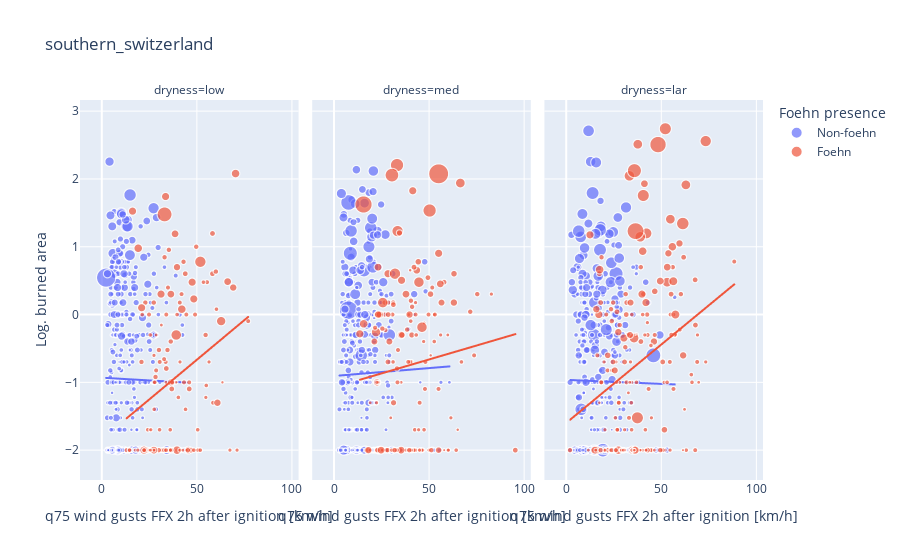
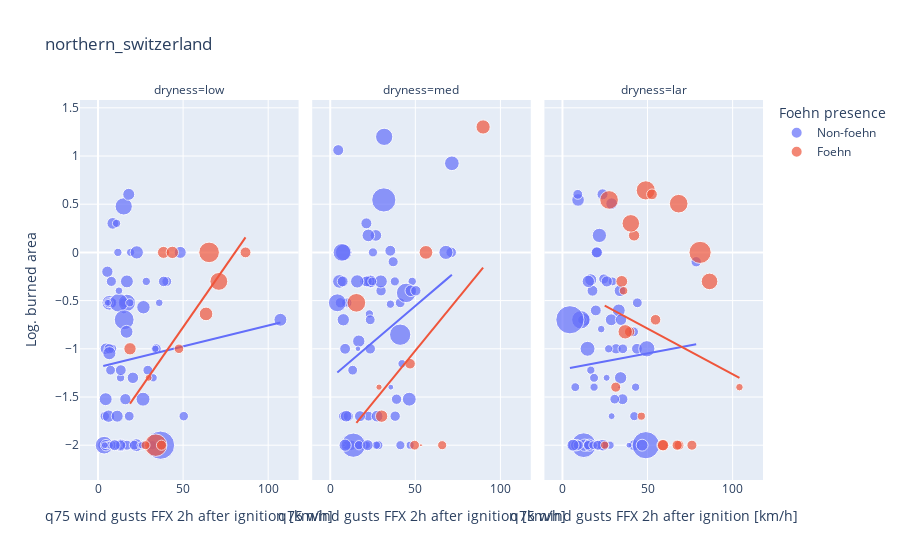

Write notebook code for charts like these, in order.
### Code cell
# Make same plot aggregated for all stations in Northern and Southern Switzerland

# Loop over all regions
for region in ["southern_switzerland", "northern_switzerland"]:
    df_region = pd.DataFrame()
    for station in regions[region]:

        # Filter the indice dataframe for a station
        if station == "MAG": # If station is MAG, use fire indice data from OTL instead (since they are close and no fire indice data is avaliable for MAG)
            df_indices_st = df_indices.loc[df_indices["abbreviation"]=="OTL", :].set_index("date", verify_integrity=True)
        else:
            df_indices_st = df_indices.loc[df_indices["abbreviation"]==station, :].set_index("date", verify_integrity=True)

        # Select the indice of interest (here the actual FWI). Shift by one day to look at the ignition conditions the day before.
        df_indices_st["FWI_day_before"] = df_indices_st["FWI"].shift(periods=1, freq="D")

        # Filter fires for station of interest.
        df_fires_st = df_fires.loc[df_fires["abbreviation"]==station, :].set_index("date")

        # Join fire data and indice data
        df_st = df_fires_st.join(df_indices_st["FWI_day_before"], how="inner")

        # Define ignition conditions/dryness by FWI quantiles of previous day
        df_st["dryness"] = pd.qcut(df_st["FWI_day_before"], q=3, labels=["low", "med", "lar"])
        
        df_region = pd.concat([df_region, df_st], axis=0, ignore_index=True)
    
    # Set some aliases
    hours = 2
    FFX_q = "q75"
    foehn_variable = f"foehn_minutes_during_{hours}_hours_after_start_of_fire"
    FFX_variable = f"FFX_{FFX_q}_during_{hours}_hours_after_start_of_fire"
    
    # Remove any unknown values
    df_region = df_region.dropna(subset=[foehn_variable, FFX_variable, "FWI_day_before"]).reset_index(drop=True)
    
    # Bin the foehn duration values into non-foehn and foehn
    df_region[f"{foehn_variable}_bin"] = pd.cut(df_region[foehn_variable], bins=[-0.001, 0.001, hours*60], labels=["Non-foehn", "Foehn"])

    # Look at the logarithm of the burned area
    df_region["log_burned_area"] = np.log10(df_region["total [ha]"])
    df_region["sqrt_duration_min"] = np.sqrt(df_region["duration_min"])  # Take square root for visibility
    
    # Plot figure
    fig = px.scatter(
        data_frame=df_region, x=FFX_variable, y="log_burned_area", facet_col="dryness", color=f"{foehn_variable}_bin", title=region, size="sqrt_duration_min",
        category_orders= {"dryness": ["low", "med", "lar"], f"{foehn_variable}_bin": ["Non-foehn", "Foehn"]}, 
        labels={f"{foehn_variable}_bin": "Foehn presence", FFX_variable: f"{FFX_q} wind gusts FFX 2h after ignition [km/h]", "log_burned_area": "Log. burned area", "sqrt_duration_min" : "(Size) Root of fire duration"},  
        trendline="ols",
        height=500
    )
    fig.show()

### Figure 1 — Plotly figure (JSON) as saved in the notebook; plotly's stock layout.template omitted (floating-point values rounded to 4 significant figures; data arrays with more than 128 entries replaced by an {"elided": "..."} marker saying what was removed)
{"data": [{"hovertemplate": "Foehn presence=Non-foehn<br>dryness=low<br>q75 wind gusts FFX 2h after ignition [km/h]=%{x}<br>Log. burned area=%{y}<br>(Size) Root of fire duration=%{marker.size}<extra></extra>", "legendgroup": "Non-foehn", "marker": {"color": "#636efa", "size": {"elided": "440 float values"}, "sizemode": "area", "sizeref": 0.07476, "symbol": "circle"}, "mode": "markers", "name": "Non-foehn", "showlegend": true, "type": "scattergl", "x": {"elided": "440 float values"}, "xaxis": "x", "y": {"elided": "440 float values"}, "yaxis": "y"}, {"hovertemplate": "<b>OLS trendline</b><br>log_burned_area = -0.00160907 * FFX_q75_during_2_hours_after_start_of_fire + -0.931458<br>R<sup>2</sup>=0.000130<br><br>Foehn presence=Non-foehn<br>dryness=low<br>q75 wind gusts FFX 2h after ignition [km/h]=%{x}<br>Log. burned area=%{y} <b>(trend)</b><extra></extra>", "legendgroup": "Non-foehn", "marker": {"color": "#636efa", "symbol": "circle"}, "mode": "lines", "name": "Non-foehn", "showlegend": false, "type": "scattergl", "x": {"elided": "440 float values"}, "xaxis": "x", "y": {"elided": "440 float values"}, "yaxis": "y"}, {"hovertemplate": "Foehn presence=Non-foehn<br>dryness=med<br>q75 wind gusts FFX 2h after ignition [km/h]=%{x}<br>Log. burned area=%{y}<br>(Size) Root of fire duration=%{marker.size}<extra></extra>", "legendgroup": "Non-foehn", "marker": {"color": "#636efa", "size": {"elided": "428 float values"}, "sizemode": "area", "sizeref": 0.07476, "symbol": "circle"}, "mode": "markers", "name": "Non-foehn", "showlegend": false, "type": "scattergl", "x": {"elided": "428 float values"}, "xaxis": "x2", "y": {"elided": "428 float values"}, "yaxis": "y2"}, {"hovertemplate": "<b>OLS trendline</b><br>log_burned_area = 0.00232206 * FFX_q75_during_2_hours_after_start_of_fire + -0.906332<br>R<sup>2</sup>=0.000373<br><br>Foehn presence=Non-foehn<br>dryness=med<br>q75 wind gusts FFX 2h after ignition [km/h]=%{x}<br>Log. burned area=%{y} <b>(trend)</b><extra></extra>", "legendgroup": "Non-foehn", "marker": {"color": "#636efa", "symbol": "circle"}, "mode": "lines", "name": "Non-foehn", "showlegend": false, "type": "scattergl", "x": {"elided": "428 float values"}, "xaxis": "x2", "y": {"elided": "428 float values"}, "yaxis": "y2"}, {"hovertemplate": "Foehn presence=Non-foehn<br>dryness=lar<br>q75 wind gusts FFX 2h after ignition [km/h]=%{x}<br>Log. burned area=%{y}<br>(Size) Root of fire duration=%{marker.size}<extra></extra>", "legendgroup": "Non-foehn", "marker": {"color": "#636efa", "size": {"elided": "456 float values"}, "sizemode": "area", "sizeref": 0.07476, "symbol": "circle"}, "mode": "markers", "name": "Non-foehn", "showlegend": false, "type": "scattergl", "x": {"elided": "456 float values"}, "xaxis": "x3", "y": {"elided": "456 float values"}, "yaxis": "y3"}, {"hovertemplate": "<b>OLS trendline</b><br>log_burned_area = -0.00118396 * FFX_q75_during_2_hours_after_start_of_fire + -0.962883<br>R<sup>2</sup>=0.000108<br><br>Foehn presence=Non-foehn<br>dryness=lar<br>q75 wind gusts FFX 2h after ignition [km/h]=%{x}<br>Log. burned area=%{y} <b>(trend)</b><extra></extra>", "legendgroup": "Non-foehn", "marker": {"color": "#636efa", "symbol": "circle"}, "mode": "lines", "name": "Non-foehn", "showlegend": false, "type": "scattergl", "x": {"elided": "456 float values"}, "xaxis": "x3", "y": {"elided": "456 float values"}, "yaxis": "y3"}, {"hovertemplate": "Foehn presence=Foehn<br>dryness=low<br>q75 wind gusts FFX 2h after ignition [km/h]=%{x}<br>Log. burned area=%{y}<br>(Size) Root of fire duration=%{marker.size}<extra></extra>", "legendgroup": "Foehn", "marker": {"color": "#EF553B", "size": {"elided": "140 float values"}, "sizemode": "area", "sizeref": 0.07476, "symbol": "circle"}, "mode": "markers", "name": "Foehn", "showlegend": true, "type": "scattergl", "x": {"elided": "140 float values"}, "xaxis": "x", "y": {"elided": "140 float values"}, "yaxis": "y"}, {"hovertemplate": "<b>OLS trendline</b><br>log_burned_area = 0.0233873 * FFX_q75_during_2_hours_after_start_of_fire + -1.8364<br>R<sup>2</sup>=0.077849<br><br>Foehn presence=Foehn<br>dryness=low<br>q75 wind gusts FFX 2h after ignition [km/h]=%{x}<br>Log. burned area=%{y} <b>(trend)</b><extra></extra>", "legendgroup": "Foehn", "marker": {"color": "#EF553B", "symbol": "circle"}, "mode": "lines", "name": "Foehn", "showlegend": false, "type": "scattergl", "x": {"elided": "140 float values"}, "xaxis": "x", "y": {"elided": "140 float values"}, "yaxis": "y"}, {"hovertemplate": "Foehn presence=Foehn<br>dryness=med<br>q75 wind gusts FFX 2h after ignition [km/h]=%{x}<br>Log. burned area=%{y}<br>(Size) Root of fire duration=%{marker.size}<extra></extra>", "legendgroup": "Foehn", "marker": {"color": "#EF553B", "size": {"elided": "155 float values"}, "sizemode": "area", "sizeref": 0.07476, "symbol": "circle"}, "mode": "markers", "name": "Foehn", "showlegend": false, "type": "scattergl", "x": {"elided": "155 float values"}, "xaxis": "x2", "y": {"elided": "155 float values"}, "yaxis": "y2"}, {"hovertemplate": "<b>OLS trendline</b><br>log_burned_area = 0.00822922 * FFX_q75_during_2_hours_after_start_of_fire + -1.07499<br>R<sup>2</sup>=0.011103<br><br>Foehn presence=Foehn<br>dryness=med<br>q75 wind gusts FFX 2h after ignition [km/h]=%{x}<br>Log. burned area=%{y} <b>(trend)</b><extra></extra>", "legendgroup": "Foehn", "marker": {"color": "#EF553B", "symbol": "circle"}, "mode": "lines", "name": "Foehn", "showlegend": false, "type": "scattergl", "x": {"elided": "155 float values"}, "xaxis": "x2", "y": {"elided": "155 float values"}, "yaxis": "y2"}, {"hovertemplate": "Foehn presence=Foehn<br>dryness=lar<br>q75 wind gusts FFX 2h after ignition [km/h]=%{x}<br>Log. burned area=%{y}<br>(Size) Root of fire duration=%{marker.size}<extra></extra>", "legendgroup": "Foehn", "marker": {"color": "#EF553B", "size": {"elided": "180 float values"}, "sizemode": "area", "sizeref": 0.07476, "symbol": "circle"}, "mode": "markers", "name": "Foehn", "showlegend": false, "type": "scattergl", "x": {"elided": "180 float values"}, "xaxis": "x3", "y": {"elided": "180 float values"}, "yaxis": "y3"}, {"hovertemplate": "<b>OLS trendline</b><br>log_burned_area = 0.0231214 * FFX_q75_during_2_hours_after_start_of_fire + -1.60397<br>R<sup>2</sup>=0.086542<br><br>Foehn presence=Foehn<br>dryness=lar<br>q75 wind gusts FFX 2h after ignition [km/h]=%{x}<br>Log. burned area=%{y} <b>(trend)</b><extra></extra>", "legendgroup": "Foehn", "marker": {"color": "#EF553B", "symbol": "circle"}, "mode": "lines", "name": "Foehn", "showlegend": false, "type": "scattergl", "x": {"elided": "180 float values"}, "xaxis": "x3", "y": {"elided": "180 float values"}, "yaxis": "y3"}], "layout": {"annotations": [{"font": {}, "showarrow": false, "text": "dryness=low", "x": 0.16, "xanchor": "center", "xref": "paper", "y": 1, "yanchor": "bottom", "yref": "paper"}, {"font": {}, "showarrow": false, "text": "dryness=med", "x": 0.5, "xanchor": "center", "xref": "paper", "y": 1, "yanchor": "bottom", "yref": "paper"}, {"font": {}, "showarrow": false, "text": "dryness=lar", "x": 0.84, "xanchor": "center", "xref": "paper", "y": 1, "yanchor": "bottom", "yref": "paper"}], "autosize": true, "legend": {"itemsizing": "constant", "title": {"text": "Foehn presence"}, "tracegroupgap": 0}, "title": {"text": "southern_switzerland"}, "xaxis": {"anchor": "y", "autorange": true, "domain": [0, 0.32], "range": [-7.973, 102.5], "title": {"text": "q75 wind gusts FFX 2h after ignition [km/h]"}, "type": "linear"}, "xaxis2": {"anchor": "y2", "autorange": true, "domain": [0.34, 0.66], "matches": "x", "range": [-7.973, 102.5], "title": {"text": "q75 wind gusts FFX 2h after ignition [km/h]"}, "type": "linear"}, "xaxis3": {"anchor": "y3", "autorange": true, "domain": [0.68, 1.0], "matches": "x", "range": [-7.973, 102.5], "title": {"text": "q75 wind gusts FFX 2h after ignition [km/h]"}, "type": "linear"}, "yaxis": {"anchor": "x", "autorange": true, "domain": [0, 1], "range": [-2.476, 3.197], "title": {"text": "Log. burned area"}, "type": "linear"}, "yaxis2": {"anchor": "x2", "autorange": true, "domain": [0, 1], "matches": "y", "range": [-2.476, 3.197], "showticklabels": false, "type": "linear"}, "yaxis3": {"anchor": "x3", "autorange": true, "domain": [0, 1], "matches": "y", "range": [-2.476, 3.197], "showticklabels": false, "type": "linear"}}}

### Figure 2 — Plotly figure (JSON) as saved in the notebook; plotly's stock layout.template omitted (floating-point values rounded to 4 significant figures)
{"data": [{"hovertemplate": "Foehn presence=Non-foehn<br>dryness=low<br>q75 wind gusts FFX 2h after ignition [km/h]=%{x}<br>Log. burned area=%{y}<br>(Size) Root of fire duration=%{marker.size}<extra></extra>", "legendgroup": "Non-foehn", "marker": {"color": "#636efa", "size": [1.414, 1.871, 1.42, 0.1291, 2.652, 1.323, 1.803, 1.278, 1, 4.586, 2.004, 4.361, 1.016, 2.004, 1.008, 1.875, 1.258, 1, 0.7638, 1.571, 3.162, 1.414, 1.42, 1.586, 1.941, 0.7071, 1.426, 4.361, 5.101, 2.008, 2.449, 0.866, 0.1291, 0.8756, 1.008, 0.7186, 5.788, 2.453, 1.008, 1.414, 2.236, 2.858, 1.633, 2.121, 1.472, 1.414, 1.414, 1.936, 0.866, 1, 11.75, 2.598, 1.5, 2.466, 1.323, 0.8165, 1, 2.449, 2.517, 1.225, 1.118, 2.236, 1.565, 2.121, 0.7071, 0.9129, 2.446, 0.7071, 1.5, 2.121, 1.78, 0.8165, 1.732, 1.414], "sizemode": "area", "sizeref": 0.02937, "symbol": "circle"}, "mode": "markers", "name": "Non-foehn", "orientation": "v", "showlegend": true, "type": "scatter", "x": [25.48, 5.5, 29.27, 15.28, 26.7, 4, 3.075, 31.98, 26.3, 3.6, 4.7, 15.1, 28.38, 14.28, 13.25, 16.07, 8.3, 19.18, 14.5, 6.575, 6.675, 15.25, 7.6, 8.075, 4.7, 15.18, 6.1, 16.95, 12.2, 8.7, 16.98, 12.3, 25.3, 5.575, 18.7, 5.8, 15.38, 22.5, 11.68, 40.4, 13.18, 26.45, 38.6, 18.05, 17, 18.35, 21.3, 20.5, 35.98, 32.4, 36.73, 22.77, 34.2, 4.5, 50.38, 33.73, 10.9, 107.2, 6.675, 11.25, 8.3, 6.2, 13.25, 11.28, 24.85, 6.8, 16.78, 4.05, 7.85, 48.33, 9.8, 25.9, 13.4, 7.375], "xaxis": "x", "y": [-2, -0.2007, -1.222, -0.6021, -0.5686, -1.699, -2, -2, -2, -2, -1, 0.4771, -0.301, -2, -1.301, -1.523, -1, 0, -2, -1, -0.5229, -0.5229, -0.5229, -0.5229, -2, -0.6021, -0.5229, -0.5229, -0.5229, 0.301, -0.301, -0.3979, -2, -2, -0.5229, -0.5229, -0.699, -2, 0, -0.301, -2, -1.523, -0.301, 0.6021, -2, -1.699, -2, -1.301, -0.5229, -1.301, -2, 0, -1, -1.523, -1.699, -1, 0.301, -0.699, -1.046, -2, -2, -1.699, -2, -1.699, -2, -2, -0.8239, -2, -0.301, 0, -2, -2, -1.222, -1.222], "yaxis": "y"}, {"hovertemplate": "<b>OLS trendline</b><br>log_burned_area = 0.0043318 * FFX_q75_during_2_hours_after_start_of_fire + -1.19161<br>R<sup>2</sup>=0.007173<br><br>Foehn presence=Non-foehn<br>dryness=low<br>q75 wind gusts FFX 2h after ignition [km/h]=%{x}<br>Log. burned area=%{y} <b>(trend)</b><extra></extra>", "legendgroup": "Non-foehn", "marker": {"color": "#636efa", "symbol": "circle"}, "mode": "lines", "name": "Non-foehn", "showlegend": false, "type": "scatter", "x": [3.075, 3.6, 4, 4.05, 4.5, 4.7, 4.7, 5.5, 5.575, 5.8, 6.1, 6.2, 6.575, 6.675, 6.675, 6.8, 7.375, 7.6, 7.85, 8.075, 8.3, 8.3, 8.7, 9.8, 10.9, 11.25, 11.28, 11.68, 12.2, 12.3, 13.18, 13.25, 13.25, 13.4, 14.28, 14.5, 15.1, 15.18, 15.25, 15.28, 15.38, 16.07, 16.78, 16.95, 16.98, 17, 18.05, 18.35, 18.7, 19.18, 20.5, 21.3, 22.5, 22.77, 24.85, 25.3, 25.48, 25.9, 26.3, 26.45, 26.7, 28.38, 29.27, 31.98, 32.4, 33.73, 34.2, 35.98, 36.73, 38.6, 40.4, 48.33, 50.38, 107.2], "xaxis": "x", "y": [-1.178, -1.176, -1.174, -1.174, -1.172, -1.171, -1.171, -1.168, -1.167, -1.166, -1.165, -1.165, -1.163, -1.163, -1.163, -1.162, -1.16, -1.159, -1.158, -1.157, -1.156, -1.156, -1.154, -1.149, -1.144, -1.143, -1.143, -1.141, -1.139, -1.138, -1.135, -1.134, -1.134, -1.134, -1.13, -1.129, -1.126, -1.126, -1.126, -1.125, -1.125, -1.122, -1.119, -1.118, -1.118, -1.118, -1.113, -1.112, -1.111, -1.109, -1.103, -1.099, -1.094, -1.093, -1.084, -1.082, -1.081, -1.079, -1.078, -1.077, -1.076, -1.069, -1.065, -1.053, -1.051, -1.046, -1.043, -1.036, -1.033, -1.024, -1.017, -0.9823, -0.9734, -0.7274], "yaxis": "y"}, {"hovertemplate": "Foehn presence=Non-foehn<br>dryness=med<br>q75 wind gusts FFX 2h after ignition [km/h]=%{x}<br>Log. burned area=%{y}<br>(Size) Root of fire duration=%{marker.size}<extra></extra>", "legendgroup": "Non-foehn", "marker": {"color": "#636efa", "size": [1.231, 1.633, 1.633, 2.915, 3.165, 1.42, 2.24, 1.225, 1.041, 1.414, 1.426, 2.739, 0.1291, 1.78, 1, 1, 1.414, 1, 2.831, 1.746, 1.581, 1.414, 1.522, 1, 0.1291, 1.008, 8.603, 1.426, 4.002, 2.004, 1.016, 1.008, 1.737, 1.231, 2.55, 1.581, 2.24, 2.236, 1.231, 0.1291, 4.384, 1.586, 1.737, 1.732, 1.5, 2.598, 2.5, 1.155, 5.583, 0.5, 1.225, 1.78, 2, 1.008, 1.581, 1.581, 6.671, 1, 0.9574, 1.581, 1, 1, 1.78, 8.66, 1.258, 1.732, 2.179, 1.784, 2.338, 1.78, 4.61, 4.708, 1.996, 1.581, 2.037, 0.4472], "sizemode": "area", "sizeref": 0.02937, "symbol": "circle"}, "mode": "markers", "name": "Non-foehn", "orientation": "v", "showlegend": false, "type": "scatter", "x": [25.1, 71.08, 23.5, 67.97, 71.47, 22.52, 16.78, 28.27, 48.17, 41.1, 20.25, 5.4, 22.18, 21.25, 20.4, 10.5, 13.18, 8.575, 46.45, 17, 12.43, 7.775, 9.8, 27.1, 16.9, 23, 31.48, 23.5, 7.9, 26.8, 18.8, 9.05, 7.3, 9.8, 23.4, 5.975, 23.8, 7.675, 41.23, 8.075, 31.7, 29.88, 21.48, 35.3, 36.98, 15.85, 29.73, 24.68, 44.6, 35.6, 37.98, 17.48, 47.38, 42.2, 38.98, 10.6, 41.1, 18.1, 46.98, 38.15, 21.35, 35.38, 17.57, 13.57, 16.9, 8.75, 8.75, 22, 22.4, 4.7, 6.9, 4.175, 9.375, 50.3, 27.55, 16.3], "xaxis": "x2", "y": [0, 0, -1, 0, 0.9243, -1.699, -0.9208, -2, -0.301, -0.5229, -0.301, -0.301, -2, 0.301, -2, -2, -1.222, -2, -1.523, -2, -2, -1.699, -0.5229, -2, -2, -0.6383, 0.5441, -0.699, 0, 0.1761, -2, -0.5229, -0.301, -2, -0.301, -0.5229, -0.301, -0.699, -2, -2, 1.199, -0.3979, -0.301, 0.01703, -0.09691, -0.301, -0.301, -0.301, -0.4202, -1.398, -0.301, -1.699, -0.3979, -1.155, -1.523, -1.699, -0.8539, -2, -2, -1.699, -2, -0.5376, -2, -2, -2, -1, -2, -2, 0.1761, 1.061, 0, -0.5229, -1.699, -0.3979, -1.699, -1], "yaxis": "y2"}, {"hovertemplate": "<b>OLS trendline</b><br>log_burned_area = 0.0150731 * FFX_q75_during_2_hours_after_start_of_fire + -1.30976<br>R<sup>2</sup>=0.068782<br><br>Foehn presence=Non-foehn<br>dryness=med<br>q75 wind gusts FFX 2h after ignition [km/h]=%{x}<br>Log. burned area=%{y} <b>(trend)</b><extra></extra>", "legendgroup": "Non-foehn", "marker": {"color": "#636efa", "symbol": "circle"}, "mode": "lines", "name": "Non-foehn", "showlegend": false, "type": "scatter", "x": [4.175, 4.7, 5.4, 5.975, 6.9, 7.3, 7.675, 7.775, 7.9, 8.075, 8.575, 8.75, 8.75, 9.05, 9.375, 9.8, 9.8, 10.5, 10.6, 12.43, 13.18, 13.57, 15.85, 16.3, 16.78, 16.9, 16.9, 17, 17.48, 17.57, 18.1, 18.8, 20.25, 20.4, 21.25, 21.35, 21.48, 22, 22.18, 22.4, 22.52, 23, 23.4, 23.5, 23.5, 23.8, 24.68, 25.1, 26.8, 27.1, 27.55, 28.27, 29.73, 29.88, 31.48, 31.7, 35.3, 35.38, 35.6, 36.98, 37.98, 38.15, 38.98, 41.1, 41.1, 41.23, 42.2, 44.6, 46.45, 46.98, 47.38, 48.17, 50.3, 67.97, 71.08, 71.47], "xaxis": "x2", "y": [-1.247, -1.239, -1.228, -1.22, -1.206, -1.2, -1.194, -1.193, -1.191, -1.188, -1.181, -1.178, -1.178, -1.173, -1.168, -1.162, -1.162, -1.151, -1.15, -1.122, -1.111, -1.105, -1.071, -1.064, -1.057, -1.055, -1.055, -1.054, -1.046, -1.045, -1.037, -1.026, -1.005, -1.002, -0.9895, -0.9879, -0.9861, -0.9781, -0.9755, -0.9721, -0.9702, -0.9631, -0.957, -0.9555, -0.9555, -0.951, -0.9378, -0.9314, -0.9058, -0.9013, -0.8945, -0.8836, -0.8617, -0.8594, -0.8353, -0.8319, -0.7777, -0.7765, -0.7732, -0.7524, -0.7374, -0.7347, -0.7223, -0.6903, -0.6903, -0.6884, -0.6737, -0.6375, -0.6096, -0.6017, -0.5957, -0.5836, -0.5516, -0.2852, -0.2384, -0.2324], "yaxis": "y2"}, {"hovertemplate": "Foehn presence=Non-foehn<br>dryness=lar<br>q75 wind gusts FFX 2h after ignition [km/h]=%{x}<br>Log. burned area=%{y}<br>(Size) Root of fire duration=%{marker.size}<extra></extra>", "legendgroup": "Non-foehn", "marker": {"color": "#636efa", "size": [1.586, 1.871, 1.008, 1.414, 1.581, 0.7188, 1.155, 1.225, 1.871, 1.732, 1, 9.002, 1.742, 1, 1, 1.732, 2.306, 1.176, 0.7071, 0.5164, 0.8466, 1.147, 1.732, 2.236, 1.803, 1.414, 1.732, 1.5, 2.349, 1, 1.581, 0.1818, 1.779, 3.279, 0.8756, 10.93, 1, 2.004, 2.004, 1.826, 1.42, 3.0, 1.732, 2.449, 1.384, 2.07, 2.236, 0.1291, 1.155, 2, 0.7071, 3.873, 1.915, 2.179, 1.291, 4.95, 1.954, 1.483, 2.078, 2.121, 1.08, 1.443, 11.7, 1.384, 2.125, 2.236], "sizemode": "area", "sizeref": 0.02937, "symbol": "circle"}, "mode": "markers", "name": "Non-foehn", "orientation": "v", "showlegend": false, "type": "scatter", "x": [20.2, 20.2, 43, 41.8, 78.58, 25.95, 7.55, 42.2, 42.2, 35.3, 16.68, 12.47, 22.15, 18.57, 18.57, 19.6, 13.07, 18.57, 10.28, 39.1, 22.77, 29.38, 14.05, 13.07, 23.55, 44, 17.65, 24.27, 9.175, 27.98, 31.48, 20.2, 6.55, 14.75, 24.57, 48.98, 27.18, 28.9, 33.8, 26.05, 9, 21.7, 43.77, 33.1, 35.47, 28.68, 34.17, 33.27, 11.45, 23.8, 28.9, 49.58, 34.4, 15.78, 15.18, 10.8, 8.1, 9.25, 46.83, 6.2, 18, 20.77, 4.4, 30.7, 16.6, 15.2], "xaxis": "x3", "y": [0, 0, -1.398, -0.8239, -0.09691, -1.301, -1.398, -1.699, -2, -1.523, -1.222, -2, -2, -2, -1.398, -0.6021, -0.699, -1.301, -2, -2, -0.7959, -0.301, -2, -2, 0.6021, -0.5229, -0.3979, -0.2757, 0.5441, -2, -1, -2, -2, -1, -2, -2, -1, 0.5051, -0.3979, -0.301, 0.6021, 0.1761, -1, -0.6021, -1, -0.699, -1.301, -1.398, -0.699, -2, -1.699, -1, -0.699, -2, -2, -0.699, -2, -2, -2, -2, -2, -2, -0.699, -1.523, -0.284, -0.301], "yaxis": "y3"}, {"hovertemplate": "<b>OLS trendline</b><br>log_burned_area = 0.00330134 * FFX_q75_during_2_hours_after_start_of_fire + -1.21272<br>R<sup>2</sup>=0.003110<br><br>Foehn presence=Non-foehn<br>dryness=lar<br>q75 wind gusts FFX 2h after ignition [km/h]=%{x}<br>Log. burned area=%{y} <b>(trend)</b><extra></extra>", "legendgroup": "Non-foehn", "marker": {"color": "#636efa", "symbol": "circle"}, "mode": "lines", "name": "Non-foehn", "showlegend": false, "type": "scatter", "x": [4.4, 6.2, 6.55, 7.55, 8.1, 9, 9.175, 9.25, 10.28, 10.8, 11.45, 12.47, 13.07, 13.07, 14.05, 14.75, 15.18, 15.2, 15.78, 16.6, 16.68, 17.65, 18, 18.57, 18.57, 18.57, 19.6, 20.2, 20.2, 20.2, 20.77, 21.7, 22.15, 22.77, 23.55, 23.8, 24.27, 24.57, 25.95, 26.05, 27.18, 27.98, 28.68, 28.9, 28.9, 29.38, 30.7, 31.48, 33.1, 33.27, 33.8, 34.17, 34.4, 35.3, 35.47, 39.1, 41.8, 42.2, 42.2, 43, 43.77, 44, 46.83, 48.98, 49.58, 78.58], "xaxis": "x3", "y": [-1.198, -1.192, -1.191, -1.188, -1.186, -1.183, -1.182, -1.182, -1.179, -1.177, -1.175, -1.172, -1.17, -1.17, -1.166, -1.164, -1.163, -1.163, -1.161, -1.158, -1.158, -1.154, -1.153, -1.151, -1.151, -1.151, -1.148, -1.146, -1.146, -1.146, -1.144, -1.141, -1.14, -1.138, -1.135, -1.134, -1.133, -1.132, -1.127, -1.127, -1.123, -1.12, -1.118, -1.117, -1.117, -1.116, -1.111, -1.109, -1.103, -1.103, -1.101, -1.1, -1.099, -1.096, -1.096, -1.084, -1.075, -1.073, -1.073, -1.071, -1.068, -1.067, -1.058, -1.051, -1.049, -0.9533], "yaxis": "y3"}, {"hovertemplate": "Foehn presence=Foehn<br>dryness=low<br>q75 wind gusts FFX 2h after ignition [km/h]=%{x}<br>Log. burned area=%{y}<br>(Size) Root of fire duration=%{marker.size}<extra></extra>", "legendgroup": "Foehn", "marker": {"color": "#EF553B", "size": [6.248, 2.24, 7.418, 1.335, 1.183, 1.737, 2.121, 0.7071, 2.739, 4.683, 2.24, 1.506], "sizemode": "area", "sizeref": 0.02937, "symbol": "circle"}, "mode": "markers", "name": "Foehn", "orientation": "v", "showlegend": true, "type": "scatter", "x": [65.28, 18.8, 33.92, 47.55, 27.93, 86.68, 38.45, 29.73, 63.48, 71, 43.67, 37.27], "xaxis": "x", "y": [0, -1, -2, -1, -2, 0, 0, -1.301, -0.6383, -0.301, 0, -2], "yaxis": "y"}, {"hovertemplate": "<b>OLS trendline</b><br>log_burned_area = 0.0254046 * FFX_q75_during_2_hours_after_start_of_fire + -2.04685<br>R<sup>2</sup>=0.395189<br><br>Foehn presence=Foehn<br>dryness=low<br>q75 wind gusts FFX 2h after ignition [km/h]=%{x}<br>Log. burned area=%{y} <b>(trend)</b><extra></extra>", "legendgroup": "Foehn", "marker": {"color": "#EF553B", "symbol": "circle"}, "mode": "lines", "name": "Foehn", "showlegend": false, "type": "scatter", "x": [18.8, 27.93, 29.73, 33.92, 37.27, 38.45, 43.67, 47.55, 63.48, 65.28, 71, 86.68], "xaxis": "x", "y": [-1.569, -1.337, -1.292, -1.185, -1.1, -1.07, -0.9373, -0.8389, -0.4343, -0.3886, -0.2431, 0.1551], "yaxis": "y"}, {"hovertemplate": "Foehn presence=Foehn<br>dryness=med<br>q75 wind gusts FFX 2h after ignition [km/h]=%{x}<br>Log. burned area=%{y}<br>(Size) Root of fire duration=%{marker.size}<extra></extra>", "legendgroup": "Foehn", "marker": {"color": "#EF553B", "size": [5.099, 1.414, 2.24, 0.5774, 1.225, 0.1291, 2.986, 2.775, 1.648], "sizemode": "area", "sizeref": 0.02937, "symbol": "circle"}, "mode": "markers", "name": "Foehn", "orientation": "v", "showlegend": false, "type": "scatter", "x": [15.38, 49.58, 30.2, 28.68, 65.78, 53.3, 89.83, 56.25, 46.9], "xaxis": "x2", "y": [-0.5229, -2, -1.699, -1.398, -2, -2, 1.301, 0, -1.155], "yaxis": "y2"}, {"hovertemplate": "<b>OLS trendline</b><br>log_burned_area = 0.021638 * FFX_q75_during_2_hours_after_start_of_fire + -2.10057<br>R<sup>2</sup>=0.180411<br><br>Foehn presence=Foehn<br>dryness=med<br>q75 wind gusts FFX 2h after ignition [km/h]=%{x}<br>Log. burned area=%{y} <b>(trend)</b><extra></extra>", "legendgroup": "Foehn", "marker": {"color": "#EF553B", "symbol": "circle"}, "mode": "lines", "name": "Foehn", "showlegend": false, "type": "scatter", "x": [15.38, 28.68, 30.2, 46.9, 49.58, 53.3, 56.25, 65.78, 89.83], "xaxis": "x2", "y": [-1.768, -1.48, -1.447, -1.086, -1.028, -0.9473, -0.8834, -0.6773, -0.1569], "yaxis": "y2"}, {"hovertemplate": "Foehn presence=Foehn<br>dryness=lar<br>q75 wind gusts FFX 2h after ignition [km/h]=%{x}<br>Log. burned area=%{y}<br>(Size) Root of fire duration=%{marker.size}<extra></extra>", "legendgroup": "Foehn", "marker": {"color": "#EF553B", "size": [0.1291, 5.099, 1.875, 7.224, 4.054, 1.581, 1.658, 5.099, 1.871, 2.062, 1.489, 4.531, 1.5, 1.08, 0.9574, 3.041, 1.414, 1, 1.906, 0.8367, 5.391, 1.698, 1.528], "sizemode": "area", "sizeref": 0.02937, "symbol": "circle"}, "mode": "markers", "name": "Foehn", "orientation": "v", "showlegend": false, "type": "scatter", "x": [61.35, 68.3, 58.78, 80.88, 86.42, 39.48, 54.7, 27.4, 42.1, 34.85, 76.08, 40.17, 31.33, 35.9, 46.38, 36.88, 68.5, 24.85, 59.15, 104, 48.95, 52.6, 67.4], "xaxis": "x3", "y": [-2, 0.5051, -2, 0, -0.301, -0.8239, -0.699, 0.5441, 0.1761, -0.301, -2, 0.301, -1.398, -0.3979, -1.699, -0.8239, -2, -2, -2, -1.398, 0.6435, 0.6021, -2], "yaxis": "y3"}, {"hovertemplate": "<b>OLS trendline</b><br>log_burned_area = -0.00946575 * FFX_q75_during_2_hours_after_start_of_fire + -0.31615<br>R<sup>2</sup>=0.036232<br><br>Foehn presence=Foehn<br>dryness=lar<br>q75 wind gusts FFX 2h after ignition [km/h]=%{x}<br>Log. burned area=%{y} <b>(trend)</b><extra></extra>", "legendgroup": "Foehn", "marker": {"color": "#EF553B", "symbol": "circle"}, "mode": "lines", "name": "Foehn", "showlegend": false, "type": "scatter", "x": [24.85, 27.4, 31.33, 34.85, 35.9, 36.88, 39.48, 40.17, 42.1, 46.38, 48.95, 52.6, 54.7, 58.78, 59.15, 61.35, 67.4, 68.3, 68.5, 76.08, 80.88, 86.42, 104], "xaxis": "x3", "y": [-0.5514, -0.5755, -0.6127, -0.646, -0.656, -0.6652, -0.6898, -0.6964, -0.7147, -0.7551, -0.7795, -0.814, -0.8339, -0.8725, -0.876, -0.8969, -0.9541, -0.9627, -0.9646, -1.036, -1.082, -1.134, -1.301], "yaxis": "y3"}], "layout": {"annotations": [{"font": {}, "showarrow": false, "text": "dryness=low", "x": 0.16, "xanchor": "center", "xref": "paper", "y": 1, "yanchor": "bottom", "yref": "paper"}, {"font": {}, "showarrow": false, "text": "dryness=med", "x": 0.5, "xanchor": "center", "xref": "paper", "y": 1, "yanchor": "bottom", "yref": "paper"}, {"font": {}, "showarrow": false, "text": "dryness=lar", "x": 0.84, "xanchor": "center", "xref": "paper", "y": 1, "yanchor": "bottom", "yref": "paper"}], "autosize": true, "legend": {"itemsizing": "constant", "title": {"text": "Foehn presence"}, "tracegroupgap": 0}, "title": {"text": "northern_switzerland"}, "xaxis": {"anchor": "y", "autorange": true, "domain": [0, 0.32], "range": [-7.226, 115.8], "title": {"text": "q75 wind gusts FFX 2h after ignition [km/h]"}, "type": "linear"}, "xaxis2": {"anchor": "y2", "autorange": true, "domain": [0.34, 0.66], "matches": "x", "range": [-7.226, 115.8], "title": {"text": "q75 wind gusts FFX 2h after ignition [km/h]"}, "type": "linear"}, "xaxis3": {"anchor": "y3", "autorange": true, "domain": [0.68, 1.0], "matches": "x", "range": [-7.226, 115.8], "title": {"text": "q75 wind gusts FFX 2h after ignition [km/h]"}, "type": "linear"}, "yaxis": {"anchor": "x", "autorange": true, "domain": [0, 1], "range": [-2.397, 1.601], "title": {"text": "Log. burned area"}, "type": "linear"}, "yaxis2": {"anchor": "x2", "autorange": true, "domain": [0, 1], "matches": "y", "range": [-2.397, 1.601], "showticklabels": false, "type": "linear"}, "yaxis3": {"anchor": "x3", "autorange": true, "domain": [0, 1], "matches": "y", "range": [-2.397, 1.601], "showticklabels": false, "type": "linear"}}}
